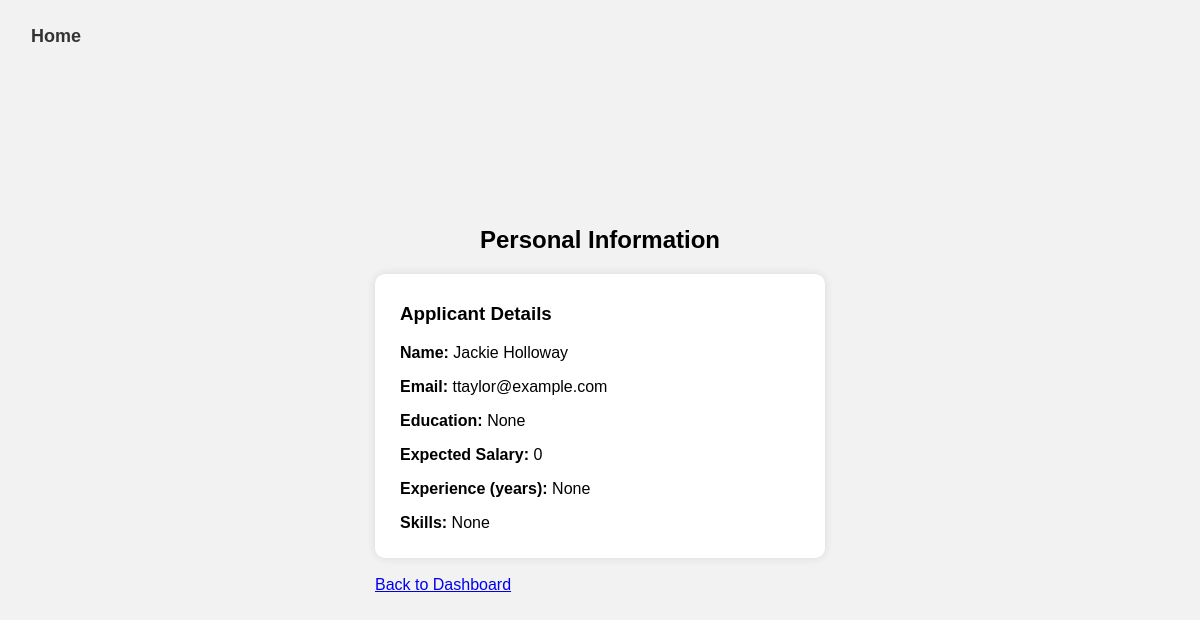
Page /view_personal_info/ttaylor@example.com on the committed database.
### util/models.py (models this page shows, shortened)
class User(db.Model, UserMixin):
    User_Email = db.Column(db.String(50), primary_key=True)
    User_Name = db.Column(db.String(50), nullable=False)
    User_Password = db.Column(db.String(50), nullable=False)
    applied_jobs = db.relationship('Job', secondary='job_application')
    User_Info_ID = db.Column(db.Integer, db.ForeignKey('personal_info.Info_ID'), nullable=False)
    personal_info = db.relationship('Personal_Info', backref='user', uselist=False)

class Personal_Info(db.Model):
    __tablename__ = 'personal_info'
    Info_ID = db.Column(db.Integer, primary_key=True)
    Info_Salary = db.Column(db.Integer, nullable=True) # expected salary
    Info_Education = db.Column(db.String(255), nullable=True) # education
    Info_Experience = db.Column(db.Integer, nullable=True) # years of experience
    Info_Skills = db.Column(db.String(1024), nullable=True) # skills

### util/route.py (the view)
@main_routes.route('/view_personal_info/<string:user_email>')
def view_personal_info(user_email):
    user = User.query.filter_by(User_Email=user_email).first()
    if user:
        return render_template('view_personal_info.html', user=user)
    else:
        flash('User not found.', 'danger')
        return redirect(url_for('main_routes.hr_dashboard'))

### templates/view_personal_info.html (shortened to what this page needs)
<!DOCTYPE html>
<html lang="en">
<head>
    <link rel="stylesheet" type="text/css" href="{{ url_for('static', filename='personal_info.css') }}">
</head>
<body>
    <button id="home-link" onclick="window.location.href='/'">Home</button>
    <div class="content-container">
        <h2 style="text-align: center;">Personal Information</h2>
        <div class="info_display">
            <h3>Applicant Details</h3>
            <p><strong>Name:</strong> {{ user.User_Name }}</p>
            <p><strong>Email:</strong> {{ user.User_Email }}</p>
            {% if user.personal_info %}
                <p><strong>Education:</strong> {{ user.personal_info.Info_Education }}</p>
                <p><strong>Expected Salary:</strong> {{ user.personal_info.Info_Salary }}</p>
                <p><strong>Experience (years):</strong> {{ user.personal_info.Info_Experience }}</p>
                <p><strong>Skills:</strong> {{ user.personal_info.Info_Skills }}</p>
            {% else %}
                <p>No personal information available.</p>
            {% endif %}
        </div>
        <br>
        <a href="{{ url_for('main_routes.hr_dashboard') }}">Back to Dashboard</a>
    </div>
    <br>
</body>
</html>

### static/personal_info.css (style rules this page uses)
body { font-family: 'Arial', sans-serif; display: flex; justify-content: center; align-items: center; background-color: #f2f2f2; height: 100vh; margin: 0; }
.info_display { width: 400px; background-color: #ffffff; padding: 20px; padding-top: 10px; padding-left: 25px; padding-right: 25px; padding-bottom: 10px; border-radius: 10px; box-shadow: 0 0 10px rgba(0, 0, 0, 0.1); }
#home-link { position: fixed; font-size: large; top: 25px; left: 25px; text-decoration: none; color: #333; font-weight: bold; background: none; border: none; cursor: pointer; }

### rows in the picture
User: User_Name "Jackie Holloway", User_Email "ttaylor@example.com"
Personal_Info: personal_info.Info_Education "None", personal_info.Info_Salary "0", personal_info.Info_Experience "None", personal_info.Info_Skills "None"
